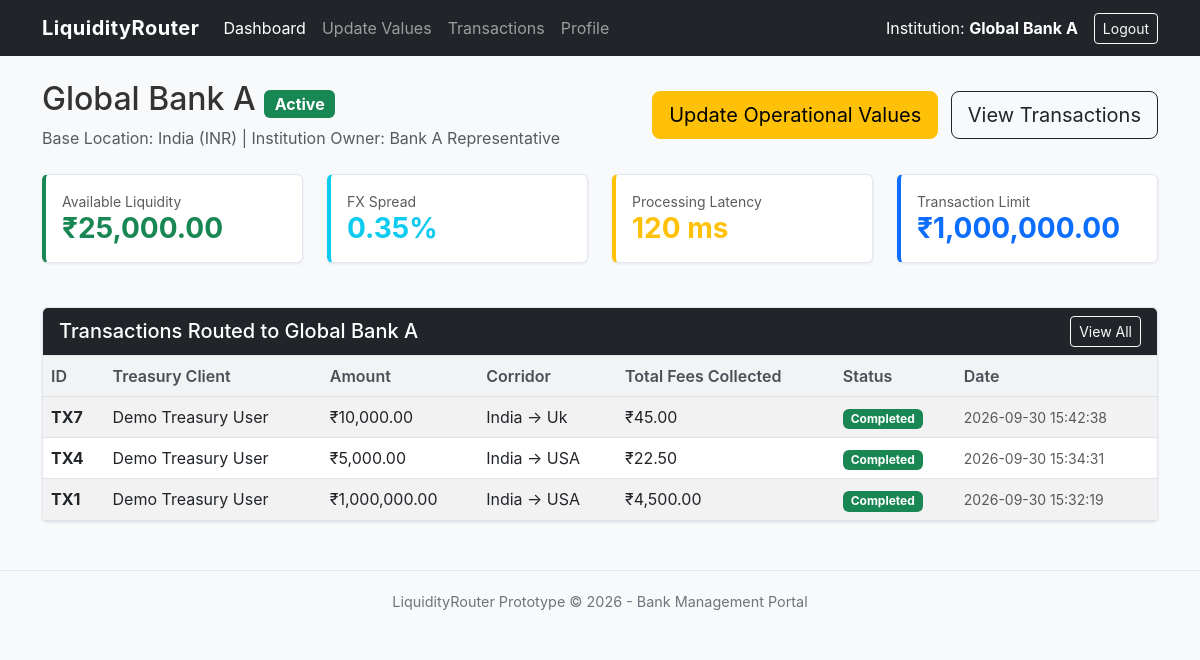
The app's page /bank_dashboard (signed in) with its own data.
### tables this page shows
CREATE TABLE banks (
            bank_id INTEGER PRIMARY KEY AUTOINCREMENT,
            user_id INTEGER NOT NULL,
            bank_name TEXT NOT NULL,
            country TEXT NOT NULL,
            currency TEXT NOT NULL,
            liquidity REAL NOT NULL DEFAULT 0,
            fx_spread REAL NOT NULL DEFAULT 0,
            latency INTEGER NOT NULL DEFAULT 0,
            transaction_limit REAL NOT NULL DEFAULT 0,
            status TEXT NOT NULL DEFAULT 'Active',
            FOREIGN KEY (user_id) REFERENCES users(user_id)
        );

CREATE TABLE users (
            user_id INTEGER PRIMARY KEY AUTOINCREMENT,
            name TEXT NOT NULL,
            email TEXT NOT NULL UNIQUE,
            password TEXT NOT NULL,
            phone TEXT,
            role TEXT NOT NULL,
            approval_status TEXT NOT NULL DEFAULT 'Approved',
            account_status TEXT NOT NULL DEFAULT 'Active',
            created_at TEXT
        );

CREATE TABLE transactions (
            transaction_id INTEGER PRIMARY KEY AUTOINCREMENT,
            user_id INTEGER NOT NULL,
            amount REAL NOT NULL,
            source_country TEXT NOT NULL,
            destination_country TEXT NOT NULL,
            source_currency TEXT NOT NULL,
            destination_currency TEXT NOT NULL,
            selected_bank_id INTEGER,
            fx_rate REAL,
            fx_cost REAL,
            processing_fee REAL,
            total_cost REAL,
            status TEXT NOT NULL DEFAULT 'Pending',
            created_at TEXT NOT NULL,
            FOREIGN KEY (user_id) REFERENCES users(user_id),
            FOREIGN KEY (selected_bank_id) REFERENCES banks(bank_id)
        );

### app.py (the view)
@app.route("/bank_dashboard")
def bank_dashboard():
    if "user_id" not in session or session.get("role") != "bank":
        flash("Unauthorized access.", "error")
        return redirect(url_for("login"))
    user = get_current_user()
    bank = database.get_bank_by_user_id(session["user_id"])
    transactions = database.get_bank_transactions(bank["bank_id"]) if bank else []
    return render_template(
        "bank_dashboard.html",
        user=user,
        bank=bank,
        transactions=transactions
    )

### app.py (called while the page is built)
def get_current_user():
    if "user_id" in session:
        return database.get_user_by_id(session["user_id"])
    return None

### database.py (called while the page is built)
def create_connection():
    os.makedirs(DB_DIR, exist_ok=True)
    conn = sqlite3.connect(DB_PATH)
    conn.row_factory = sqlite3.Row
    conn.execute("PRAGMA foreign_keys = ON;")
    return conn

def get_user_by_id(user_id):
    conn = create_connection()
    cursor = conn.cursor()
    cursor.execute("SELECT * FROM users WHERE user_id = ?", (user_id,))
    user = cursor.fetchone()
    conn.close()
    return user

def get_bank_by_user_id(user_id):
    conn = create_connection()
    cursor = conn.cursor()
    cursor.execute("SELECT * FROM banks WHERE user_id = ?", (user_id,))
    bank = cursor.fetchone()
    conn.close()
    return bank

def get_bank_transactions(bank_id):
    conn = create_connection()
    cursor = conn.cursor()
    cursor.execute('''
        SELECT t.*, u.name as treasury_name, u.email as treasury_email
        FROM transactions t
        JOIN users u ON t.user_id = u.user_id
        WHERE t.selected_bank_id = ?
        ORDER BY t.transaction_id DESC
    ''', (bank_id,))
    txs = cursor.fetchall()
    conn.close()
    return txs

### templates/bank_dashboard.html (shortened to what this page needs)
<!DOCTYPE html>
<html lang="en">
<head>
    <link href="https://cdn.jsdelivr.net/npm/bootstrap@5.3.0/dist/css/bootstrap.min.css" rel="stylesheet">
    <link rel="stylesheet" href="{{ url_for('static', filename='style.css') }}">
</head>
<body>
    <nav class="navbar navbar-expand-lg navbar-dark bg-dark mb-4">
        <div class="container">
            <a class="navbar-brand" href="{{ url_for('bank_dashboard') }}">LiquidityRouter</a>
            <div class="collapse navbar-collapse" id="navbarNav">
                <ul class="navbar-nav me-auto">
                    <li class="nav-item"><a class="nav-link active" href="{{ url_for('bank_dashboard') }}">Dashboard</a>
                    </li>
                    <li class="nav-item"><a class="nav-link" href="{{ url_for('update_bank') }}">Update Values</a></li>
                    <li class="nav-item"><a class="nav-link" href="{{ url_for('bank_transactions') }}">Transactions</a>
                    </li>
                    <li class="nav-item"><a class="nav-link" href="{{ url_for('bank_profile') }}">Profile</a></li>
                </ul>
                <span class="navbar-text text-white me-3">
                    Institution: <strong>{{ bank.bank_name if bank else 'Bank Portal' }}</strong>
                </span>
                <a href="{{ url_for('logout') }}" class="btn btn-outline-light btn-sm">Logout</a>
            </div>
        </div>
    </nav>
    <div class="container">
        {% if bank %}
        <div class="d-flex justify-content-between align-items-center mb-4">
            <div>
                <h2>{{ bank.bank_name }} <span
                        class="badge {% if bank.status == 'Active' %}bg-success{% else %}bg-secondary{% endif %} fs-6">{{
                        bank.status }}</span></h2>
                <p class="text-muted mb-0">Base Location: {{ bank.country }} ({{ bank.currency }}) | Institution Owner:
                    {{ user.name }}</p>
            </div>
            <div>
                <a href="{{ url_for('update_bank') }}" class="btn btn-warning btn-lg me-2">Update Operational Values</a>
                <a href="{{ url_for('bank_transactions') }}" class="btn btn-outline-dark btn-lg">View Transactions</a>
            </div>
        </div>
        <div class="row mb-4">
            <div class="col-md-3">
                <div class="card stat-card-success p-3">
                    <div class="text-muted small">Available Liquidity</div>
                    <div class="h3 fw-bold text-success mb-0">₹{{ "{:,.2f}".format(bank.liquidity) }}</div>
                </div>
            </div>
            <div class="col-md-3">
                <div class="card stat-card-info p-3">
                    <div class="text-muted small">FX Spread</div>
                    <div class="h3 fw-bold text-info mb-0">{{ bank.fx_spread }}%</div>
                </div>
            </div>
            <div class="col-md-3">
                <div class="card stat-card-warning p-3">
                    <div class="text-muted small">Processing Latency</div>
                    <div class="h3 fw-bold text-warning mb-0">{{ bank.latency }} ms</div>
                </div>
            </div>
            <div class="col-md-3">
                <div class="card stat-card p-3">
                    <div class="text-muted small">Transaction Limit</div>
                    <div class="h3 fw-bold text-primary mb-0">₹{{ "{:,.2f}".format(bank.transaction_limit) }}</div>
                </div>
            </div>
        </div>
        <div class="card">
            <div class="card-header bg-dark text-white d-flex justify-content-between align-items-center">
                <h5 class="mb-0">Transactions Routed to {{ bank.bank_name }}</h5>
                <a href="{{ url_for('bank_transactions') }}" class="btn btn-sm btn-outline-light">View All</a>
            </div>
            <div class="card-body p-0">
                <div class="table-responsive">
                    <table class="table table-striped table-hover mb-0 align-middle">
                        <thead>
                            <tr>
                                <th>ID</th>
                                <th>Treasury Client</th>
                                <th>Amount</th>
                                <th>Corridor</th>
                                <th>Total Fees Collected</th>
                                <th>Status</th>
                                <th>Date</th>
                            </tr>
                        </thead>
                        <tbody>
                            {% if transactions %}
                            {% for tx in transactions[:5] %}
                            <tr>
                                <td><strong>TX{{ tx.transaction_id }}</strong></td>
                                <td>{{ tx.treasury_name }}</td>
                                <td>₹{{ "{:,.2f}".format(tx.amount) }}</td>
                                <td>{{ tx.source_country }} &rarr; {{ tx.destination_country }}</td>
                                <td>₹{{ "{:,.2f}".format(tx.total_cost) if tx.total_cost else '0.00' }}</td>
                                <td>
                                    <span class="badge badge-status-{{ tx.status|lower }}">
                                        {{ tx.status }}
                                    </span>
                                </td>
                                <td><small class="text-muted">{{ tx.created_at }}</small></td>
                            </tr>
                            {% endfor %}
                            {% else %}
                            <tr>
                                <td colspan="7" class="text-center text-muted py-4">No transactions routed to this bank
                                    yet.</td>
                            </tr>
                            {% endif %}
                        </tbody>
                    </table>
                </div>
            </div>
        </div>
        {% else %}
        <div class="alert alert-warning p-4">
            <h4>Bank Profile Pending Setup</h4>
            <p>Your account is registered as a Bank User, but your institution details have not been assigned by Admin
                yet.</p>
        </div>
        {% endif %}
    </div>
    <footer class="footer text-center mt-5">
        <div class="container">
            <span>LiquidityRouter Prototype &copy; 2026 - Bank Management Portal</span>
        </div>
    </footer>
</body>
</html>

### static/style.css (style rules this page uses)
body { background-color: #f8f9fa; font-family: -apple-system, BlinkMacSystemFont, "Segoe UI", Roboto, "Helvetica Neue", Arial, sans-serif; color: #333333; }
.navbar-brand { font-weight: 700; letter-spacing: 0.5px; }
.card { border-radius: 6px; box-shadow: 0 1px 3px rgba(0,0,0,0.08); margin-bottom: 20px; border: 1px solid #de5d67; border-color: #e3e6f0; }
.card-header { background-color: #ffffff; border-bottom: 1px solid #e3e6f0; font-weight: 600; }
.stat-card { border-left: 4px solid #0d6efd; }
.stat-card-success { border-left: 4px solid #198754; }
.stat-card-warning { border-left: 4px solid #ffc107; }
.stat-card-info { border-left: 4px solid #0dcaf0; }
.table th { background-color: #f1f3f5; font-weight: 600; color: #495057; }
.badge-status-completed { background-color: #198754; color: #ffffff; }
.footer { margin-top: 40px; padding: 20px 0; border-top: 1px solid #e3e6f0; color: #6c757d; font-size: 0.9rem; }

### records on screen
banks: bank_name "Global Bank A", status "Active", country "India", currency "INR", liquidity "25,000.00", fx_spread "0.35", latency "120", transaction_limit "1,000,000.00"
users: name "Bank A Representative"
transactions: transaction_id "7", treasury_name "Demo Treasury User", amount "10,000.00", source_country "India", destination_country "Uk", total_cost "45.00", status "Completed", created_at "2026-09-30 15:42:38"
transactions: transaction_id "4", treasury_name "Demo Treasury User", amount "5,000.00", source_country "India", destination_country "USA", total_cost "22.50", status "Completed", created_at "2026-09-30 15:34:31"
transactions: transaction_id "1", treasury_name "Demo Treasury User", amount "1,000,000.00", source_country "India", destination_country "USA", total_cost "4,500.00", status "Completed", created_at "2026-09-30 15:32:19"
